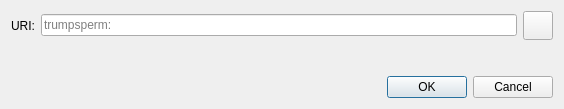
<?xml version="1.0" encoding="UTF-8"?>
<ui version="4.0">
 <class>OpenURIDialog</class>
 <widget class="QDialog" name="OpenURIDialog">
  <property name="geometry">
   <rect>
    <x>0</x>
    <y>0</y>
    <width>564</width>
    <height>109</height>
   </rect>
  </property>
  <property name="windowTitle">
   <string>Open trumpsperm URI</string>
  </property>
  <layout class="QVBoxLayout" name="verticalLayout">
   <item>
    <layout class="QHBoxLayout" name="horizontalLayout">
     <item>
      <widget class="QLabel" name="label">
       <property name="text">
        <string>URI:</string>
       </property>
      </widget>
     </item>
     <item>
      <widget class="QValidatedLineEdit" name="uriEdit">
       <property name="placeholderText">
        <string notr="true">trumpsperm:</string>
       </property>
      </widget>
     </item>
     <item>
      <widget class="QToolButton" name="pasteButton">
       <property name="toolTip">
        <string extracomment="Tooltip text for button that allows you to paste an address that is in your clipboard.">Paste address from clipboard</string>
       </property>
       <property name="text">
        <string/>
       </property>
       <property name="icon">
        <iconset resource="../trumpsperm.qrc">
         <normaloff>:/icons/editpaste</normaloff>:/icons/editpaste
        </iconset>
       </property>
       <property name="iconSize">
        <size>
         <width>22</width>
         <height>22</height>
        </size>
       </property>
      </widget>
     </item>
    </layout>
   </item>
   <item>
    <spacer name="verticalSpacer">
     <property name="orientation">
      <enum>Qt::Vertical</enum>
     </property>
     <property name="sizeHint" stdset="0">
      <size>
       <width>20</width>
       <height>40</height>
      </size>
     </property>
    </spacer>
   </item>
   <item>
    <widget class="QDialogButtonBox" name="buttonBox">
     <property name="orientation">
      <enum>Qt::Horizontal</enum>
     </property>
     <property name="standardButtons">
      <set>QDialogButtonBox::Cancel|QDialogButtonBox::Ok</set>
     </property>
    </widget>
   </item>
  </layout>
 </widget>
 <customwidgets>
  <customwidget>
   <class>QValidatedLineEdit</class>
   <extends>QLineEdit</extends>
   <header>qt/qvalidatedlineedit.h</header>
  </customwidget>
 </customwidgets>
 <resources/>
 <connections>
  <connection>
   <sender>buttonBox</sender>
   <signal>accepted()</signal>
   <receiver>OpenURIDialog</receiver>
   <slot>accept()</slot>
   <hints>
    <hint type="sourcelabel">
     <x>248</x>
     <y>254</y>
    </hint>
    <hint type="destinationlabel">
     <x>157</x>
     <y>274</y>
    </hint>
   </hints>
  </connection>
  <connection>
   <sender>buttonBox</sender>
   <signal>rejected()</signal>
   <receiver>OpenURIDialog</receiver>
   <slot>reject()</slot>
   <hints>
    <hint type="sourcelabel">
     <x>316</x>
     <y>260</y>
    </hint>
    <hint type="destinationlabel">
     <x>286</x>
     <y>274</y>
    </hint>
   </hints>
  </connection>
 </connections>
</ui>
